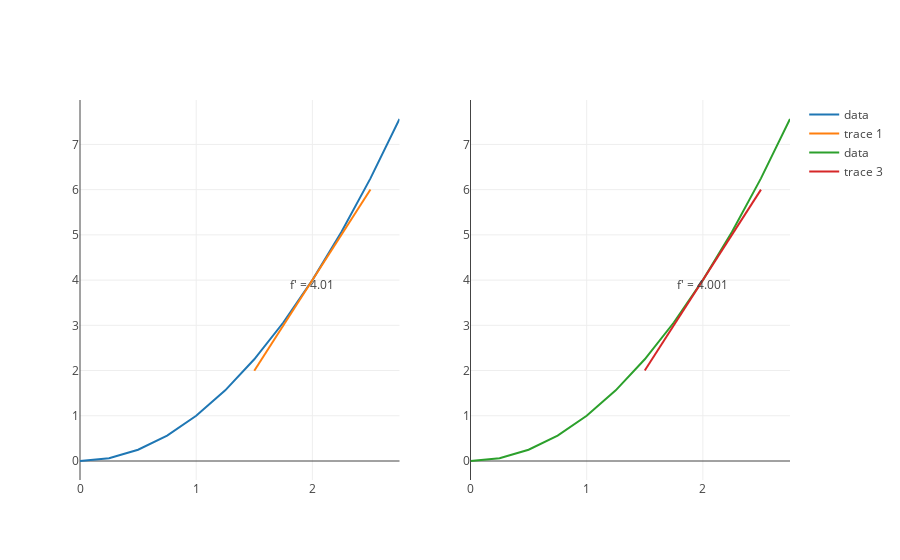

This figure's notebook cell:
### Markdown cell above
> The graphs above illustrate when $\Delta x = 1$  and when $\Delta x = .1$  The graph to the left, with a smaller $\Delta x$ has a more tangent line.

Let's keep decreasing $\Delta x$ and see if we can approach the derivative even further.

### Code cell
tangent_x_squared_delta_hundredth = derivative_trace(x_squared, 2, 1, .01)
tangent_x_squared_delta_thousandth = derivative_trace(x_squared, 2, 1, .001)
subplots = make_subplots([trace_x_squared_to_three, tangent_x_squared_delta_hundredth], [trace_x_squared_to_three, tangent_x_squared_delta_thousandth])

### Figure 1 — Plotly figure (JSON) as saved in the notebook; plotly's stock layout.template omitted (floating-point values rounded to 4 significant figures)
{"data": [{"mode": "lines", "name": "data", "text": [], "type": "scatter", "uid": "25ccfcc8-5c7e-11e9-b5ce-ebdeab4a2c79", "x": [0, 0.25, 0.5, 0.75, 1, 1.25, 1.5, 1.75, 2, 2.25, 2.5, 2.75], "xaxis": "x", "y": [0, 0.0625, 0.25, 0.5625, 1, 1.562, 2.25, 3.062, 4, 5.062, 6.25, 7.562], "yaxis": "y"}, {"mode": "text+lines", "text": ["", "f' = 4.01", ""], "textposition": "bottom center", "type": "scatter", "uid": "25cd82ec-5c7e-11e9-b5ce-ebdeab4a2c79", "x": [1.5, 2, 2.5], "xaxis": "x", "y": [1.995, 4, 6.005], "yaxis": "y"}, {"mode": "lines", "name": "data", "text": [], "type": "scatter", "uid": "25ce00fa-5c7e-11e9-b5ce-ebdeab4a2c79", "x": [0, 0.25, 0.5, 0.75, 1, 1.25, 1.5, 1.75, 2, 2.25, 2.5, 2.75], "xaxis": "x2", "y": [0, 0.0625, 0.25, 0.5625, 1, 1.562, 2.25, 3.062, 4, 5.062, 6.25, 7.562], "yaxis": "y2"}, {"mode": "text+lines", "text": ["", "f' = 4.001", ""], "textposition": "bottom center", "type": "scatter", "uid": "25ce7be8-5c7e-11e9-b5ce-ebdeab4a2c79", "x": [1.5, 2, 2.5], "xaxis": "x2", "y": [1.999, 4, 6.001], "yaxis": "y2"}], "layout": {"xaxis": {"anchor": "y", "domain": [0, 0.45]}, "xaxis2": {"anchor": "y2", "domain": [0.55, 1]}, "yaxis": {"anchor": "x", "domain": [0, 1]}, "yaxis2": {"anchor": "x2", "domain": [0, 1]}}}
